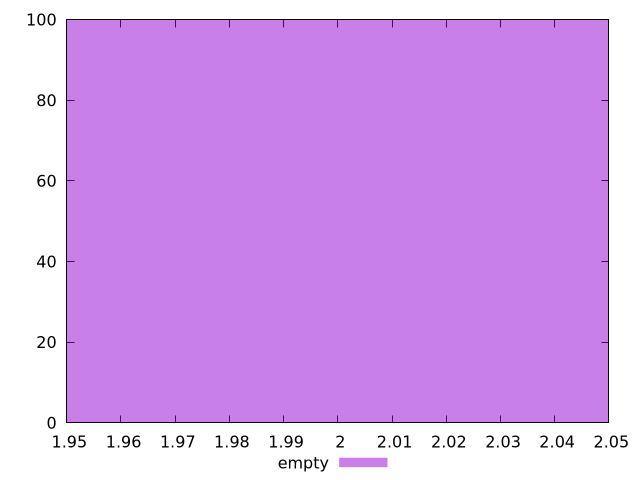

This figure's gnuplot source:
$_empty <<EOF
2 100
EOF
set key outside below
set terminal pngcairo
set output "report_00005_2020-11-02T22-26-11.212Z/dom-size/empty//raw_hist.png"
set yrange [0:100]
set boxwidth 0.1
set style fill transparent solid 0.5 noborder
plot $_empty title "empty" with boxes ,
